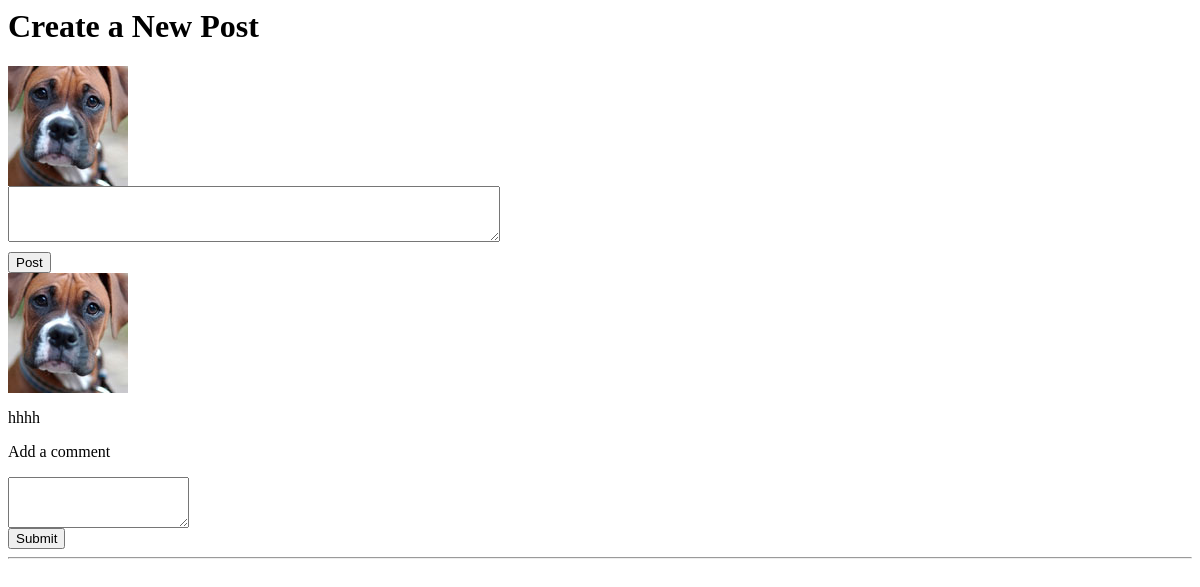
The page /getdata/ on the database as committed earlier.
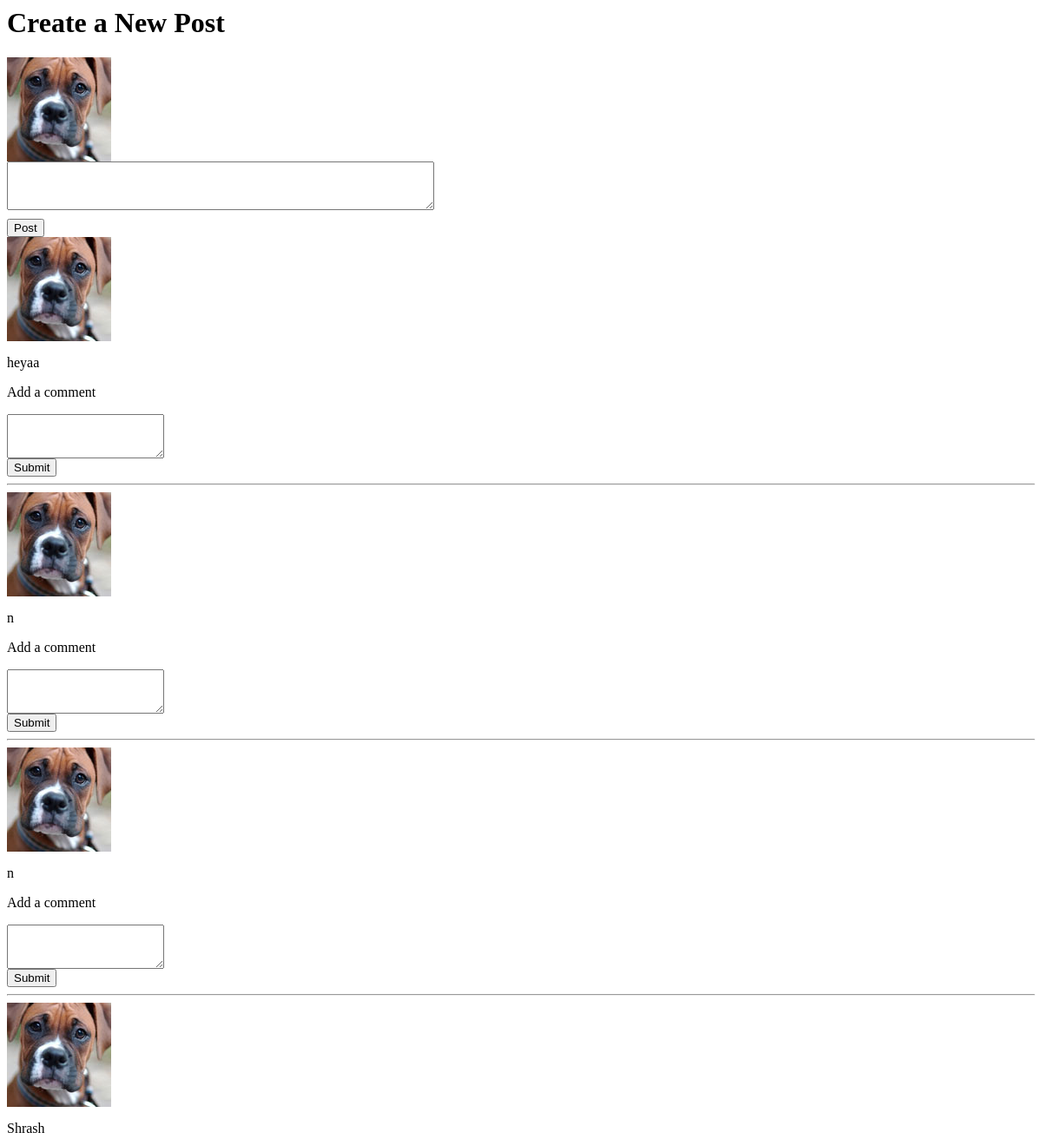
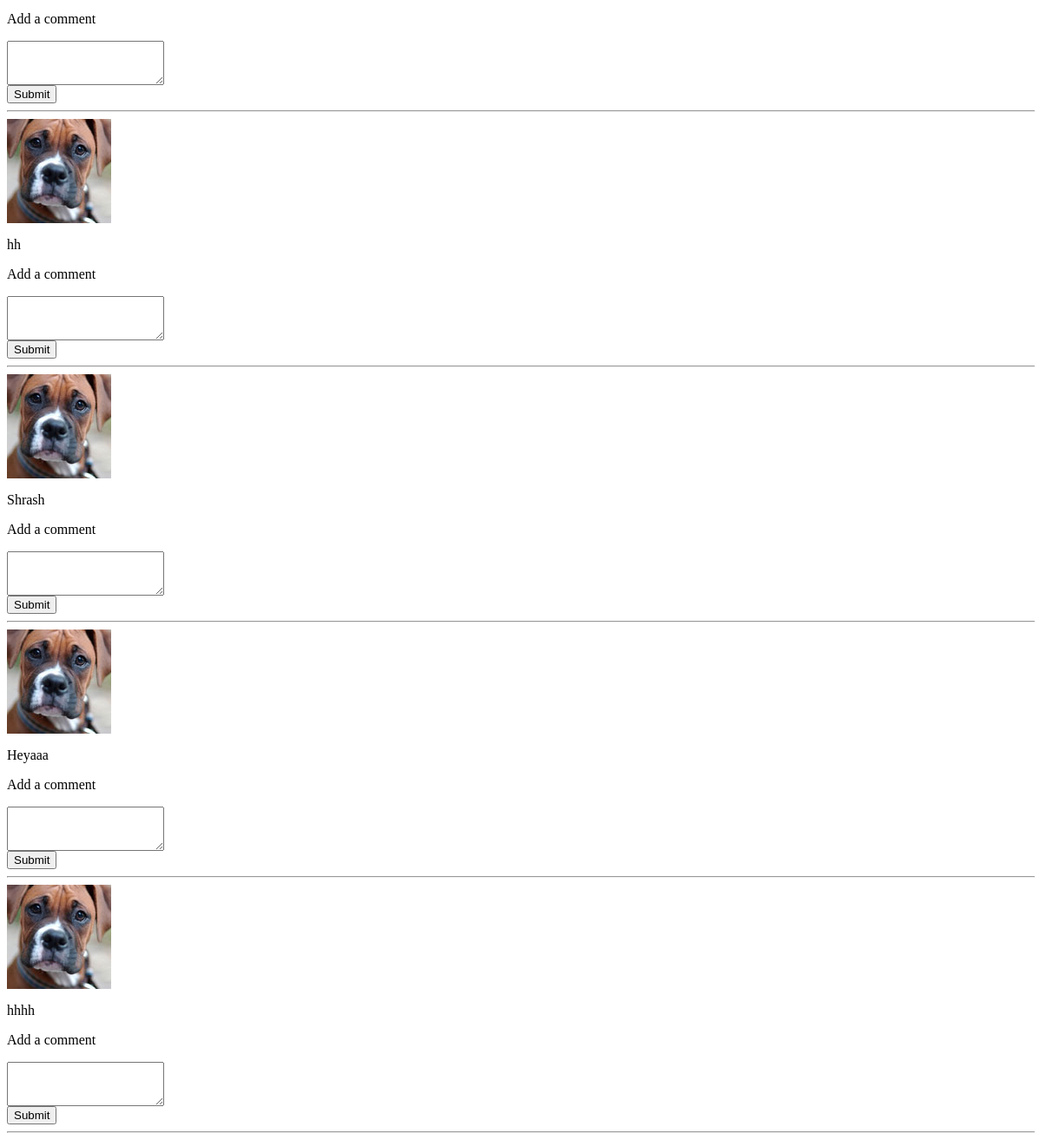
The same page on the database as committed later (2 pictures, top to bottom).
### postreply/models.py (models this page shows)
class Post(models.Model):
    user = models.ForeignKey(User,null=True, blank=True,on_delete=models.SET_NULL)
    post = models.CharField(max_length=200, null=True, blank=True)
    posted_date = models.DateTimeField(auto_now_add=True, auto_now=False)
    updated = models.DateTimeField(auto_now_add=False, auto_now=True)

### postreply/views.py (the view)
# urls.py: path('getdata/', getdata, name="getdata"),
def getdata(request):
    posts = Post.objects.all().order_by('-posted_date')
    for rep in posts:
        reply = list(Reply.objects.filter(post=rep))
        rep.reply = reply
    html = render_to_string('postrender.html', {'posts': posts})
    return HttpResponse(html)

### templates/postrender.html (shortened to what this page needs)
{% load static %}
<div class="container">
  <div class="row">
    <div class="span8">
      <h1>Create a New Post</h1>
      <div class="corgi_feed_well">
        <div class="individual_feed_item">
          <div class="feed_item">
            <div class="feed_body">
              <div class="row">
                <div class="feed_profile_pic">
                  <img src="{% static 'img/boxer.jpg' %}" alt="meta image" class="meta_image" />
                </div>
                <div class="feed_text">
                  <textarea name="newpost" rows="2" cols="80" id="postdata" style="margin: 0px 0px 10px; height: 56px; width: 492px;"></textarea><br>
                  <button class="btn btn-primary" id="ajaxpost">Post</button>
                </div>
              </div>
            </div>
          </div>
        </div>
      </div>
      {% for post in posts %}
      <div class="corgi_feed_well">
        <div class="individual_feed_item">
          <div class="feed_item">
            <div class="feed_body">
              <div class="row">
                <div class="feed_profile_pic">
                  <img src="{% static 'img/boxer.jpg' %}" alt="meta image" class="meta_image" />
                </div>
                <div class="feed_text">
                  <p>{{ post.post }}</p>
                </div>
              </div>
            </div>
            <div class="comment_area" id="showme{{post.id}}">
              <p>Add a comment</p>
              <textarea rows="3" class="span6 reply_data{{ post.id }}"></textarea><br/>
              <input type="submit" class="btn reply_id" />
            </div>
            <hr class="feed_hr" />
          </div>
        </div>
      </div>
      {% endfor %}
    </div>
  </div>
</div>

Rows that differ between the two databases and show on the page:
added Post: post "heyaa"
added Post: post "n"
added Post: post "n"
added Post: post "Shrash"
added Post: post "hh"
added Post: post "Shrash"
added Post: post "Heyaaa"
